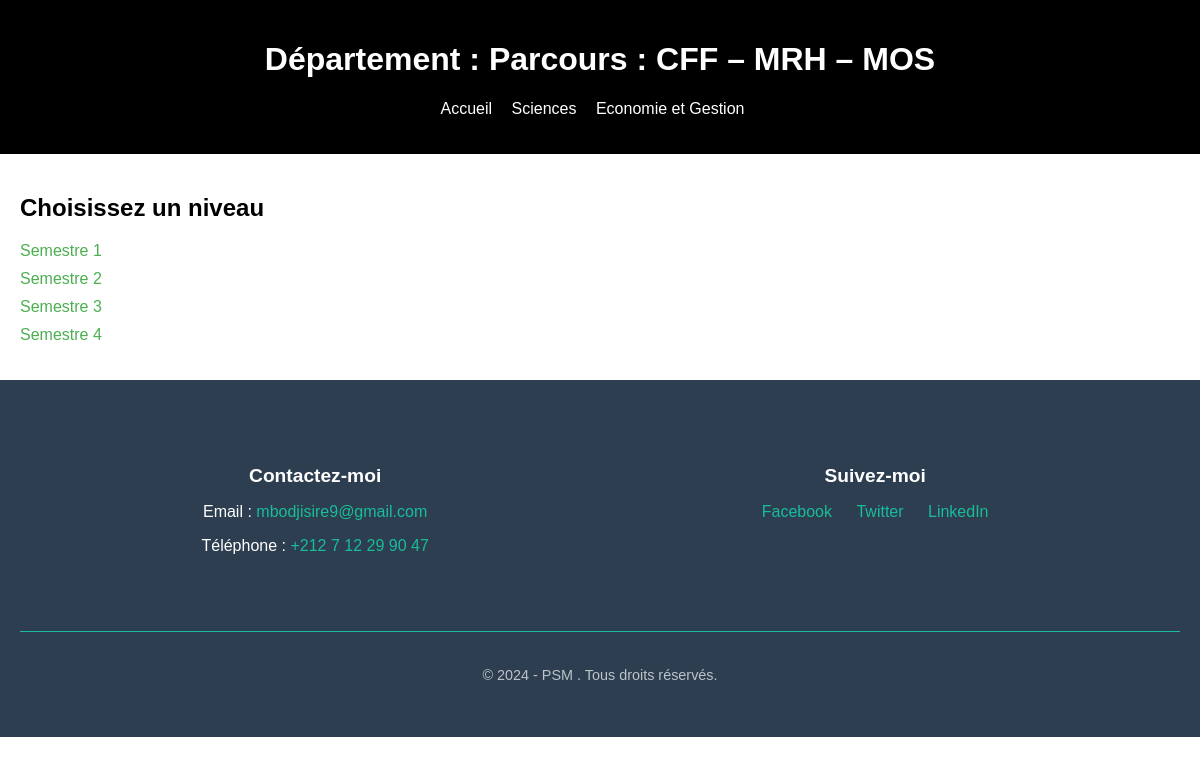
Screenshot of /litteraire/Parcours : CFF – MRH – MOS/ with the database file from the repository.
### etudiants/cours/models.py (models this page shows, shortened)
class Departement(models.Model):
    nom = models.CharField(max_length=100)
    FACULTE_CHOICES = [
        ('scientifique', 'Faculté des Sciences'),
        ('litteraire', 'Faculté des Economies'),
    ]
    faculte = models.CharField(max_length=15, choices=FACULTE_CHOICES)

class Niveau(models.Model):
    departement = models.ForeignKey(Departement, on_delete=models.CASCADE)
    nom = models.CharField(max_length=20)

### etudiants/cours/views.py (the view)
# urls.py: path('litteraire/<str:departement_nom>/', views.departement_litteraire, name='departement_litteraire'),
def departement_litteraire(request, departement_nom):
    departement = get_object_or_404(Departement, nom=departement_nom)
    niveaux = Niveau.objects.filter(departement=departement)
    return render(request, 'departement_litteraire.html', {'departement': departement, 'niveaux': niveaux})

### etudiants/cours/templates/departement_litteraire.html (shortened to what this page needs)
<!DOCTYPE html>
<html lang="fr">
<head>
    {% load static %}
    <link rel="stylesheet" href="{% static 'css/styles.css' %}">
</head>
<body>
    <header>
        <h1>Département : {{ departement.nom }}</h1>
        <nav>
            <ul>
                <li><a href="{% url 'home' %}">Accueil</a></li>
                <li><a href="{% url 'scientifique' %}">Sciences</a></li>
                <li><a href="{% url 'litteraire' %}">Economie et Gestion</a></li>
            </ul>
        </nav>
    </header>
    <main>
        <section>
            <h2>Choisissez un niveau</h2>
            <ul>
                {% for niveau in niveaux %}
                <li><a href="{% url 'niveau_litteraire' departement.nom niveau.nom %}">{{ niveau.nom }}</a></li>
                {% endfor %}
            </ul>
        </section>
    </main>
    <footer class="footer">
        <div class="container">
            <div class="footer-content">
                <div class="contact-info">
                    <h4>Contactez-moi</h4>
                    <p>Email : <a href="mailto:ton-email@example.com">mbodjisire9@gmail.com</a></p>
                    <p>Téléphone : <a href="tel:+123456789">+212 7 12 29 90 47</a></p>
                </div>
                <div class="social-media">
                    <h4>Suivez-moi</h4>
                    <ul class="social-icons">
                        <li><a href="https://web.facebook.com/?_rdc=1&_rdr" target="_blank">Facebook</a></li>
                        <li><a href="https://x.com/home" target="_blank">Twitter</a></li>
                        <li><a href="https://www.linkedin.com/feed/" target="_blank">LinkedIn</a></li>
                    </ul>
                </div>
            </div>
            <div class="footer-bottom">
                <p>&copy; 2024 - PSM . Tous droits réservés.</p>
            </div>
        </div>
    </footer>
</body>
</html>

### etudiants/cours/static/css/styles.css (style rules this page uses)
body { font-family: Arial, sans-serif; margin: 0; padding: 0; }
header { background-color: black; padding: 20px; color: white; text-align: center; }
nav ul { list-style-type: none; padding: 0; }
nav ul li { display: inline; margin-right: 15px; }
nav ul li a { color: white; text-decoration: none; }
main { padding: 20px; }
h1, h2 { color: #333; }
ul { list-style-type: none; padding: 0; }
ul li { margin-bottom: 10px; }
ul li a { text-decoration: none; color: #4CAF50; }
footer { background-color: #2c3e50; color: white; padding: 20px; text-align: center; }
.footer-content { display: flex; justify-content: space-between; padding: 20px; }
.footer-bottom { border-top: 1px solid #34495e; padding-top: 10px; font-size: 0.9em; color: #bdc3c7; }

### etudiants/cours/templates/departement_litteraire.html (style rules this page uses)
body { font-family: Arial, sans-serif; margin: 0; padding: 0; }
header { background-color: black; padding: 20px; color: white; text-align: center; }
nav ul { list-style-type: none; padding: 0; }
nav ul li { display: inline; margin-right: 15px; }
nav ul li a { color: white; text-decoration: none; }
main { padding: 20px; }
h1 { color: white; }
h2 { color: black; }
ul { list-style-type: none; padding: 0; }
ul li { margin-bottom: 10px; }
ul li a { text-decoration: none; color: #4CAF50; }
.footer { background-color: #2c3e50; color: white; padding: 40px 0; text-align: center; }
.footer h4 { font-size: 1.2em; margin-bottom: 15px; }
.footer .container { max-width: 1200px; margin: 0 auto; padding: 0 20px; }
.footer-content { display: flex; justify-content: space-around; flex-wrap: wrap; }
.contact-info, .social-media { margin-bottom: 20px; }
.footer a { color: #1abc9c; text-decoration: none; }
.social-icons { list-style: none; padding: 0; }
.social-icons li { display: inline; margin: 0 10px; }
.footer-bottom { border-top: 1px solid #1abc9c; padding-top: 20px; margin-top: 20px; }

### rows the page displays
Departement: nom "Parcours : CFF – MRH – MOS"
Niveau: nom "Semestre 1"
Niveau: nom "Semestre 2"
Niveau: nom "Semestre 3"
Niveau: nom "Semestre 4"
